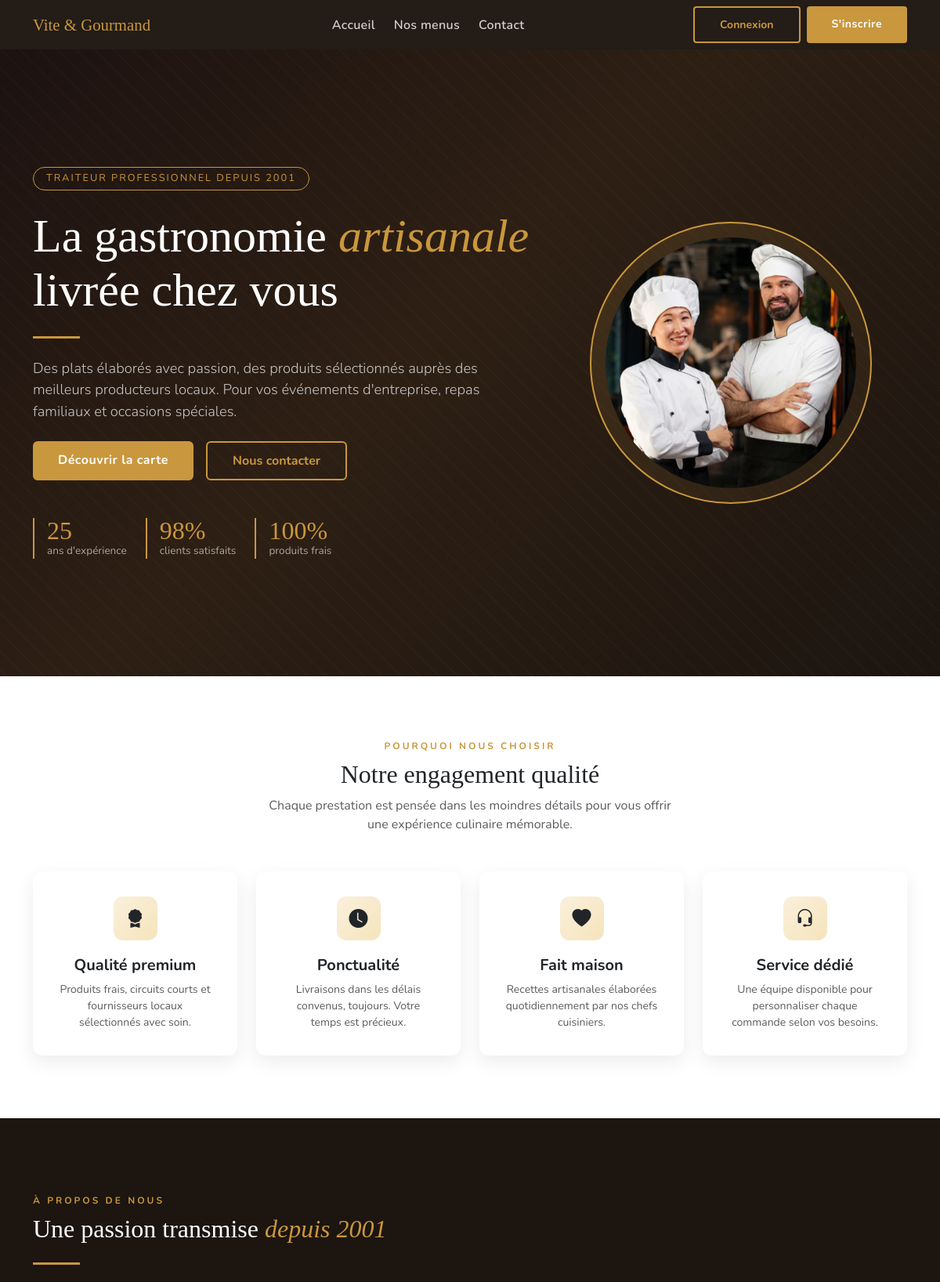
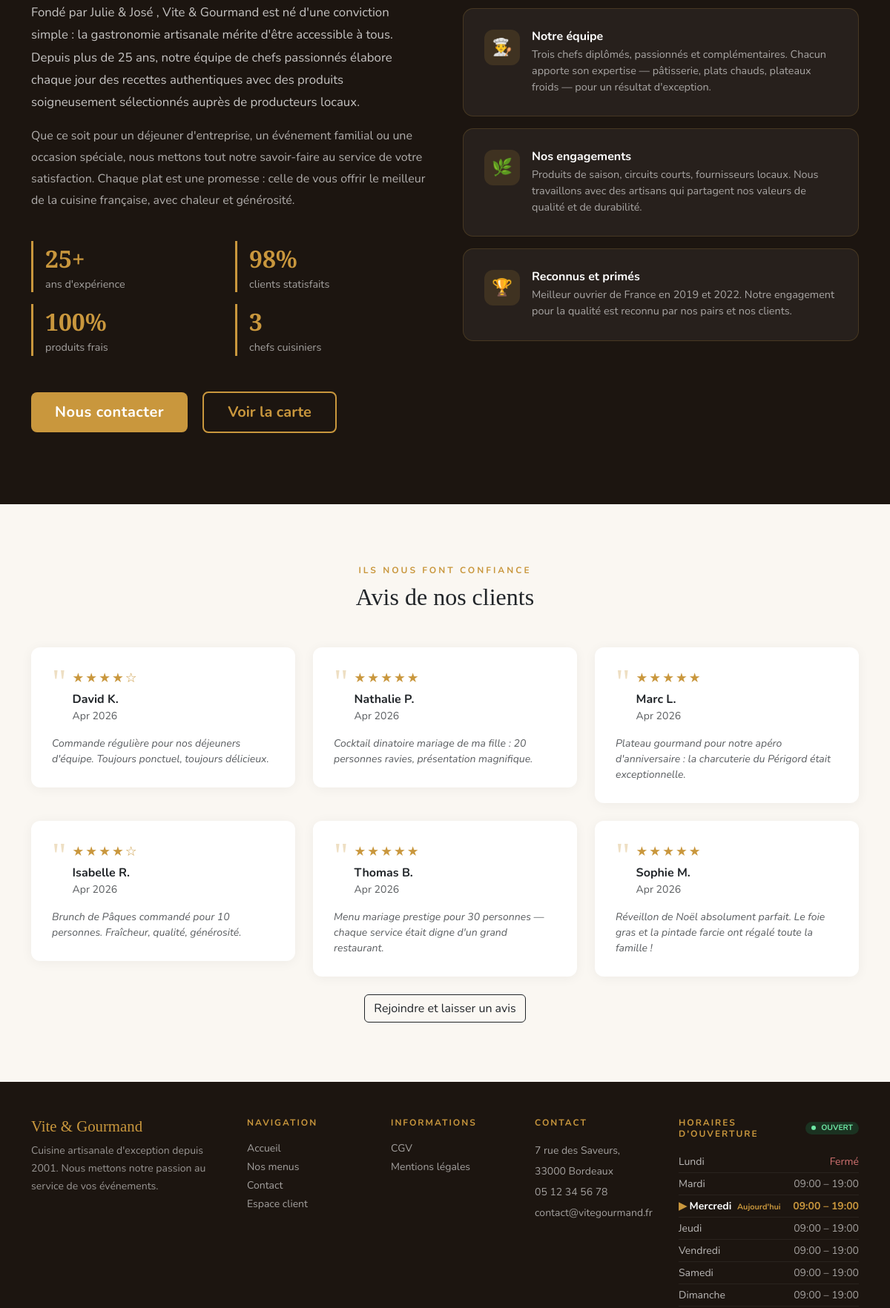
The page / (upper part) on the database its author committed (2 pictures, top to bottom).
### tables this page shows
CREATE TABLE `avis` (
  `id` int(11) NOT NULL,
  `user_id` int(11) DEFAULT NULL,
  `nom` varchar(150) NOT NULL,
  `contenu` text NOT NULL,
  `note` tinyint(1) DEFAULT 5,
  `statut` varchar(50) DEFAULT 'en attente',
  `created_at` datetime DEFAULT current_timestamp()
);

CREATE TABLE `horaires` (
  `id` int(11) NOT NULL,
  `jour` varchar(20) NOT NULL,
  `heure_ouverture` varchar(5) DEFAULT '09:00',
  `heure_fermeture` varchar(5) DEFAULT '19:00',
  `ferme` tinyint(1) DEFAULT 0
);

### index.php (the view, shortened to what the rows shown need)
<?php
include 'includes/db.php';
include 'includes/auth.php';
$jour_fr = [
    'Sunday'    => 'Dimanche',
    'Monday'    => 'Lundi',
    'Tuesday'   => 'Mardi',
    'Wednesday' => 'Mercredi',
    'Thursday'  => 'Jeudi',
    'Friday'    => 'Vendredi',
    'Saturday'  => 'Samedi'
];
$today_fr = $jour_fr[date('l')];
$avis = [];
$sql_avis = "SELECT * FROM avis WHERE statut='approuvé' ORDER BY created_at DESC LIMIT 6";
$stmt_avis = $pdo->query($sql_avis);
if ($stmt_avis) {
    $avis = $stmt_avis->fetchAll();
}
$horaires = [];
$sql_horaires = "SELECT * FROM horaires ORDER BY id";
$stmt_horaires = $pdo->query($sql_horaires);
if ($stmt_horaires) {
    while ($h = $stmt_horaires->fetch()) {
        $horaires[$h['jour']] = $h;
    }
}
?>
<!DOCTYPE html>
<html lang="fr">
<head>
    <link rel="stylesheet" href="https://cdn.jsdelivr.net/npm/bootstrap@5.3.0/dist/css/bootstrap.min.css">
    <link rel="stylesheet" href="https://cdn.jsdelivr.net/npm/bootstrap-icons@1.11.0/font/bootstrap-icons.css">
    <link rel="stylesheet" href="css/global.css">
    <link rel="stylesheet" href="css/public.css">
</head>
<body>
<section class="hero" id="hero">
    <div class="container py-5">
        <div class="row align-items-center">
            <div class="col-lg-7">
                <h1>La gastronomie <em>artisanale</em> livrée chez vous</h1>
            </div>
        </div>
    </div>
</section>
<section class="py-6" style="background:#fff;padding:5rem 0;">
    <div class="container">
        <div class="text-center mb-5">
            <h2 class="display-font mt-2">Notre engagement qualité</h2>
        </div>
    </div>
</section>
<section style="background:var(--dark);padding:6rem 0;">
    <div class="container">
        <div class="row align-items-center g-5">
            <div class="col-lg-6">
                <h2 class="display-font text-white mt-2">Une passion transmise <em style="color:var(--gold);font-style:italic;">depuis 2001</em></h2>
            </div>
        </div>
    </div>
</section>
<section class="py-5" id="avis" style="background:var(--cream);padding:5rem 0!important;">
    <div class="container">
        <div class="text-center mb-5">
            <h2 class="display-font mt-2">Avis de nos clients</h2>
        </div>
        <?php if ($avis): ?>
        <div class="row g-4">
            <?php foreach ($avis as $a): ?>
            <div class="col-md-6 col-lg-4">
                <div class="avis-card">
                    <div class="d-flex align-items-start mb-3">
                        <div class="avis-quote me-2">"</div>
                        <div>
                            <div class="stars"><?= stars($a['note']) ?></div>
                            <div class="fw-bold mt-1"><?= htmlspecialchars($a['nom']) ?></div>
                            <div class="text-muted small"><?= date('M Y', strtotime($a['created_at'])) ?></div>
                        </div>
                    </div>
                    <p class="text-muted mb-0 fst-italic small"><?= htmlspecialchars($a['contenu']) ?></p>
                </div>
            </div>
            <?php endforeach; ?>
        </div>
        <?php else: ?>
        <p class="text-center text-muted">Aucun avis pour le moment.</p>
        <?php endif; ?>
    </div>
</section>
<?php include 'includes/partials/footer.php'; ?>
</body>
</html>

### includes/partials/footer.php (shortened to what the rows shown need)
<footer class="py-5" id="horaires" style="background:var(--dark);">
    <div class="container">
        <div class="row g-5">
            <div class="col-md-3">
                <?php if (!empty($horaires)): ?>
                    <div style="color:rgba(255,255,255,.7);">
                        <?php foreach ($horaires as $jour => $h): ?>
                            <?php $isToday = ($jour === $today_fr); ?>
                            <div class="d-flex justify-content-between align-items-center py-1"
                                 style="border-bottom:1px solid rgba(255,255,255,.06);
                                        <?php echo $isToday ? 'color:#fff;' : ''; ?>">
                                <span class="small"
                                      style="font-weight:<?php echo $isToday ? '700' : '400'; ?>;">
                                    <?php if ($isToday): ?>
                                        <span style="color:var(--gold);">▶</span>
                                    <?php endif; ?>
                                    <?php echo htmlspecialchars($jour); ?>
                                    <?php if ($isToday): ?>
                                        <span style="color:var(--gold);font-size:.68rem;margin-left:4px;">
                                            Aujourd'hui
                                        </span>
                                    <?php endif; ?>
                                </span>
                                <?php if (!empty($h['ferme'])): ?>
                                    <span class="small" style="color:rgba(255,138,138,.8);">
                                        Fermé
                                    </span>
                                <?php else: ?>
                                    <span class="small"
                                          style="font-weight:<?php echo $isToday ? '700' : '400'; ?>;
                                                 color:<?php echo $isToday ? 'var(--gold)'
                                                                            : 'rgba(255,255,255,.6)'; ?>;">
                                        <?php echo $h['heure_ouverture']; ?>
                                        –
                                        <?php echo $h['heure_fermeture']; ?>
                                    </span>
                                <?php endif; ?>
                            </div>
                        <?php endforeach; ?>
                    </div>
                <?php else: ?>
                    <p class="small" style="color:rgba(255,255,255,.4);">
                        Horaires non disponibles
                    </p>
                <?php endif; ?>
            </div>
        </div>
    </div>
</footer>

### rows shown on the page
avis: note "★★★★☆", nom "David K.", created_at "Apr 2026", contenu "Commande régulière pour nos déjeuners d'équipe. Toujours ponctuel, toujours délicieux."
avis: note "★★★★★", nom "Nathalie P.", created_at "Apr 2026", contenu "Cocktail dinatoire mariage de ma fille : 20 personnes ravies, présentation magnifique."
avis: note "★★★★★", nom "Marc L.", created_at "Apr 2026", contenu "Plateau gourmand pour notre apéro d'anniversaire : la charcuterie du Périgord était exceptionnelle."
avis: note "★★★★☆", nom "Isabelle R.", created_at "Apr 2026", contenu "Brunch de Pâques commandé pour 10 personnes. Fraîcheur, qualité, générosité."
avis: note "★★★★★", nom "Thomas B.", created_at "Apr 2026", contenu "Menu mariage prestige pour 30 personnes — chaque service était digne d'un grand restaurant."
avis: note "★★★★★", nom "Sophie M.", created_at "Apr 2026", contenu "Réveillon de Noël absolument parfait. Le foie gras et la pintade farcie ont régalé toute la famille !"
horaires: jour "Lundi", ferme "Fermé"
horaires: jour "Mardi", heure_ouverture "09:00", heure_fermeture "19:00"
horaires: jour "Mercredi", shows "Aujourd'hui", heure_ouverture "09:00", heure_fermeture "19:00"
horaires: jour "Jeudi", heure_ouverture "09:00", heure_fermeture "19:00"
horaires: jour "Vendredi", heure_ouverture "09:00", heure_fermeture "19:00"
horaires: jour "Samedi", heure_ouverture "09:00", heure_fermeture "19:00"
horaires: jour "Dimanche", heure_ouverture "09:00", heure_fermeture "19:00"
